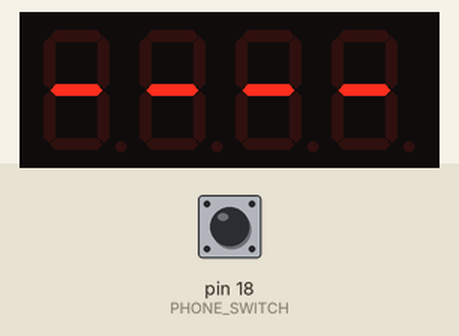
Bench run of a sketch on a simulated Arduino Uno, built with avr-gcc and run on an emulated ATmega328P. On the bench: 4-digit seven-segment display. The test bench sets the inputs (shaded band); at power-on: pin 18 (PHONE_SWITCH) HIGH.

Above: at 1.2 s.
1.3 s: pin 18 (PHONE_SWITCH) pulled LOW for 3.2 s
At 2.0 s:
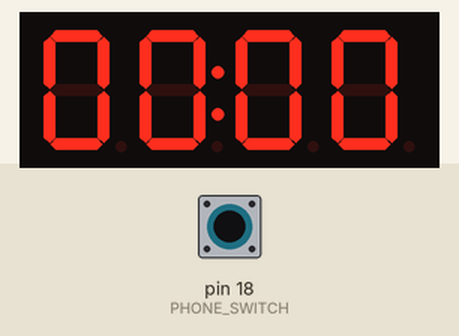
At 4.7 s:
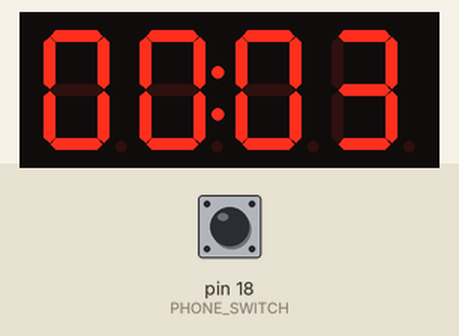
Timing chart, 0 to 6.2 s (numbered marks = the images above; inputs shaded):
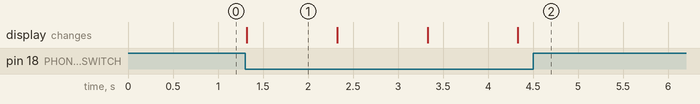

The sketch:

_Nudge_Code.ino
```cpp
#include <TM1637Display.h>

const int CLK = 22, DIO = 23, PHONE_SWITCH = 18;
TM1637Display display(CLK, DIO);
unsigned long startTime = 0;
bool isTiming = false;

void setup() {
pinMode(PHONE_SWITCH, INPUT_PULLUP);
display.setBrightness(0x0f);
uint8_t readyData[] = { 0x40, 0x40, 0x40, 0x40 };
display.setSegments(readyData);
}

void loop() {
bool phonePresent = (digitalRead(PHONE_SWITCH) == LOW);
if (phonePresent && !isTiming) {
isTiming = true;
startTime = millis();
} else if (phonePresent && isTiming) {
unsigned long duration = millis() - startTime;
unsigned long totalSecs = duration / 1000;
display.showNumberDecEx((totalSecs / 60) * 100 + (totalSecs % 60), 0x40, true);
} else if (!phonePresent && isTiming) {
isTiming = false;
delay(5000);
display.clear();
uint8_t readyData[] = { 0x40, 0x40, 0x40, 0x40 };
display.setSegments(readyData);
}
}
```

Measured:
- after the input at 1.3 s, the display: changes at once (image 1)
- what the display in image 1 shows lasts 1.0 s, from 1.3 s to 2.3 s
